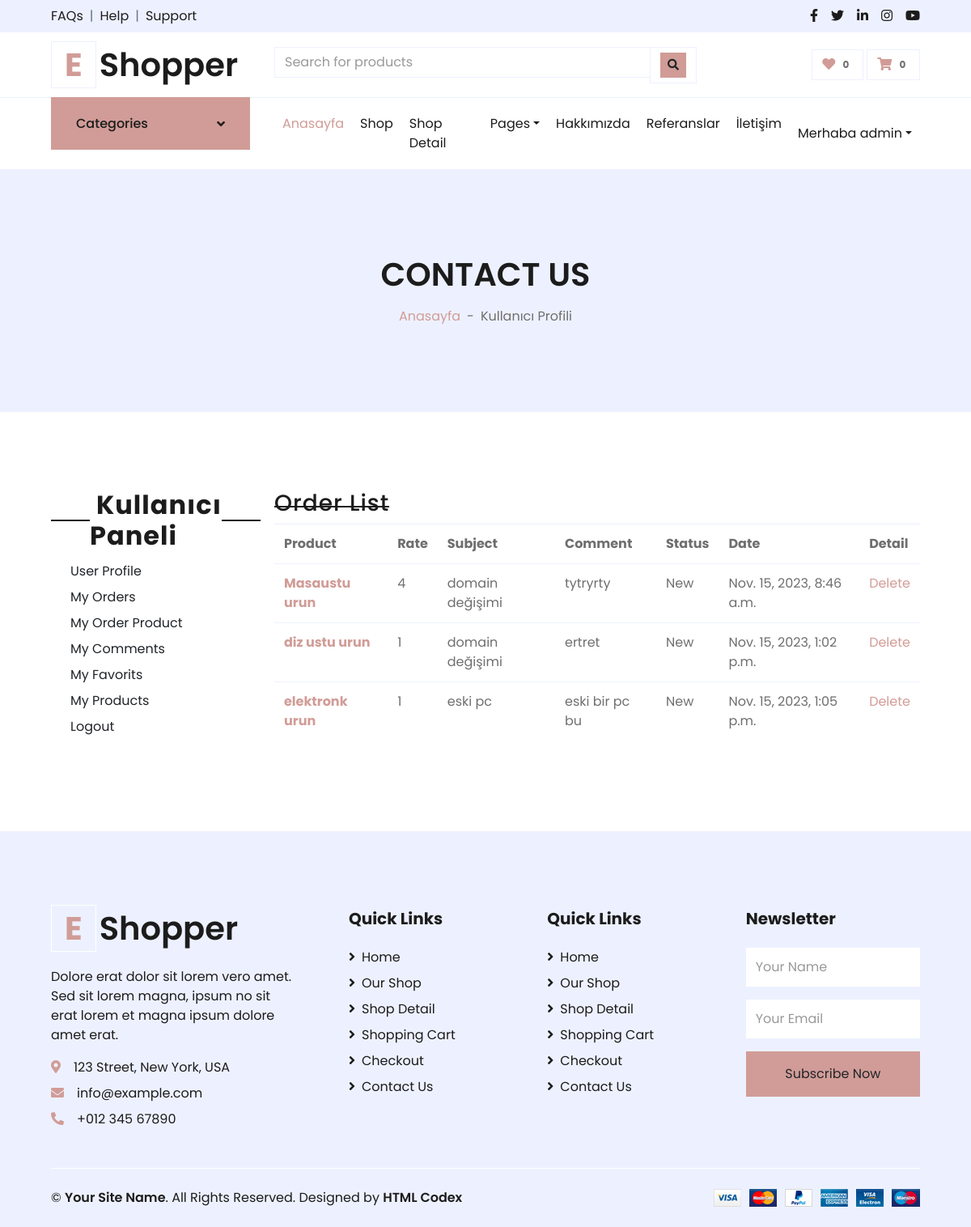
/user/comments/ (signed in), run on the app's committed database.
### product/models.py (models this page shows, shortened)
class Comment(models.Model):
    STATUS = (
        ('New', 'New'),
        ('True', 'True'),
        ('False', 'False'),
    )
    product=models.ForeignKey(Product,on_delete=models.CASCADE)
    user = models.ForeignKey(User, on_delete=models.CASCADE)
    subject = models.CharField(max_length=50, blank=True)
    comment = models.CharField(max_length=250,blank=True)
    rate = models.IntegerField(default=1)
    ip = models.CharField(max_length=20, blank=True)
    status=models.CharField(max_length=10,choices=STATUS, default='New')
    create_at=models.DateTimeField(auto_now_add=True)
    update_at=models.DateTimeField(auto_now=True)

class Product(models.Model):
    STATUS = (
        ('True', 'Evet'),
        ('False', 'Hayir'),
    )
    category = models.ForeignKey(Category, on_delete=models.CASCADE) #many to one relation with Category
    title = models.CharField(max_length=150)
    keywords = models.CharField(blank=True,max_length=255)
    description = models.TextField(blank=True,max_length=255)
    image=models.ImageField(blank=True, upload_to='images/')
    price= models.FloatField()
    amount=models.IntegerField(default=0)
    detail=RichTextUploadingField()
    status=models.CharField(max_length=10,choices=STATUS)
    create_at=models.DateTimeField(auto_now_add=True)
    update_at=models.DateTimeField(auto_now=True)
    slug = models.SlugField(null=False, unique=True)
    def image_tag(self):
        return mark_safe('<img src="{}" height="50"/>'.format(self.image.url))
    image_tag.short_descripion = 'Image'

### user/views.py (the view)
# urls.py: path('comments/', views.user_comments, name='user_comments'),
@login_required(login_url='/login')
def user_comments(request):
    category = Category.objects.all()
    current_user = request.user
    comments = Comment.objects.filter(user_id=current_user.id)
    context = {
        'category': category,
        'comments': comments,
    }
    return render(request, 'user_comments.html', context)

### user/templates/user_comments.html (shortened to what this page needs)
{% extends 'homebase.html' %}
{% block sidebar %} {% include 'sidebar.html' %}  {% endblock %}
{% block body %}
    <div class="container-fluid bg-secondary mb-5">
        <div class="d-flex flex-column align-items-center justify-content-center" style="min-height: 300px">
            <h1 class="font-weight-semi-bold text-uppercase mb-3">Contact Us</h1>
            <div class="d-inline-flex">
                <p class="m-0"><a href="/">Anasayfa</a></p>
                <p class="m-0 px-2">-</p>
                <p class="m-0">Kullanıcı Profili</p>
            </div>
        </div>
    </div>
    <div class="container-fluid pt-5">
        <div class="row px-xl-5">
            {% include 'user_panel.html' %}
                       <div class="col-lg-9 table-responsive mb-5">
<div class="order-summary clearfix">
                        <div class="section-title">
                            <h3 class="title">Order List</h3>
                        </div>
                       <table class="shopping-cart-table table">
                        <tr>
                            <th class="text-left">Product </th>
                            <th class="text-left">Rate </th>
                            <th class="text-left">Subject </th>
                            <th class="text-left">Comment </th>
                            <th class="text-left">Status </th>
                            <th class="text-left">Date </th>
                            <th class="text-left">Detail </th>
                        </tr>
                        {% for rs in comments %}
                            <tr>
                                <td class="text-left">
                                    <a href="/product_detail/{{ rs.product_id }}/{{ rs.product.slug }}">
                                        <strong> {{ rs.product.title}}</strong>
                                    </a>
                                </td>
                                <td class="text-left">{{ rs.rate}} </td>
                                <td class="text-left">{{ rs.subject}} </td>
                                <td class="text-left">{{ rs.comment}} </td>
                                <td class="text-left">{{ rs.status}} </td>
                                <td class="text-left">{{ rs.create_at}} </td>
                                <td class="text-left">
                                    <a class="primary-btn" href="/user/deletecomment/{{ rs.id }}" onclick="return confirm('Will be Delete ! Are you sure?')"> Delete </a>
                                </td>
                            </tr>
                        {% endfor %}
                    </table>
                    </div>
            </div>
        </div>
    </div>
 {% endblock %}

### home/templates/sidebar.html (shortened to what this page needs)
{%  load static %}
{% if page == 'home' %}
    <div class="container-fluid mb-5">
{% else %}
  <div class="container-fluid">
      {% endif %}
        <div class="row border-top px-xl-5">
            <div class="col-lg-3 d-none d-lg-block">
                <a class="btn shadow-none d-flex align-items-center justify-content-between bg-primary text-white w-100" data-toggle="collapse" href="#navbar-vertical" style="height: 65px; margin-top: -1px; padding: 0 30px;">
                    <h6 class="m-0">Categories</h6>
                    <i class="fa fa-angle-down text-dark"></i>
                </a>
                        {% load mptt_tags %}
            </div>
            <div class="col-lg-9">
                <nav class="navbar navbar-expand-lg bg-light navbar-light py-3 py-lg-0 px-0">
                    <div class="collapse navbar-collapse justify-content-between" id="navbarCollapse">
                        <div class="navbar-nav mr-auto py-0">
                            <a href="/" class="nav-item nav-link active">Anasayfa</a>
                            <a href="shop.html" class="nav-item nav-link">Shop</a>
                            <a href="detail.html" class="nav-item nav-link">Shop Detail</a>
                            <div class="nav-item dropdown">
                                <a href="#" class="nav-link dropdown-toggle" data-toggle="dropdown">Pages</a>
                            </div>
                            <a href="/hakkimizda" class="nav-item nav-link">Hakkımızda</a>
                            <a href="/referanslar" class="nav-item nav-link">Referanslar</a>
                            <a href="/iletisim" class="nav-item nav-link">İletişim</a>
                        </div>
                        <div class="navbar-nav ml-auto py-0">
                            {%  if user.id is not None %}
                            <div class="nav-item dropdown">
                                <a href="#" class="nav-link dropdown-toggle" data-toggle="dropdown"> Merhaba {{ user.username }}</a>
                            </div>
                                {% else %}
                                  <a href="/login" class="nav-item nav-link">Login</a>
                            <a href="/signup" class="nav-item nav-link">Signup</a>
                            {% endif %}
                        </div>
                    </div>
                </nav>
            </div>
        </div>
    </div>

### data on the page
Comment: product "Masaustu urun", rate "4", subject "domain değişimi", comment "tytryrty", status "New", create_at "Nov. 15, 2023, 8:46 a.m."
Comment: product "diz ustu urun", rate "1", subject "domain değişimi", comment "ertret", status "New", create_at "Nov. 15, 2023, 1:02 p.m."
Comment: product "elektronk urun", rate "1", subject "eski pc", comment "eski bir pc bu", status "New", create_at "Nov. 15, 2023, 1:05 p.m."

### other printed values
{{ user.username }} "admin"
